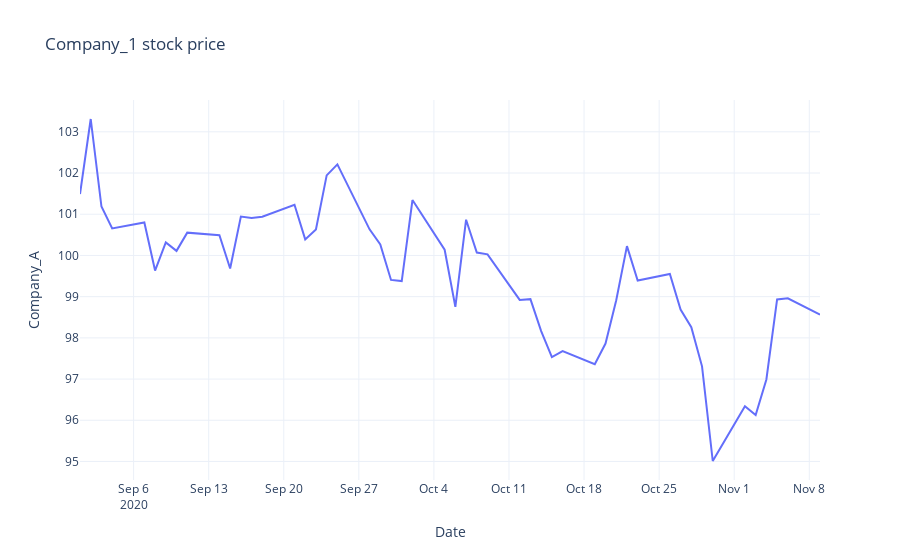

The cell this chart's notebook holds for it:
### Markdown cell above
##### 2. Same question but now using plotly.graph_objects. You may need to use init_notebook_mode from plotly.offline

### Code cell
import plotly.graph_objs as go
fig = go.Figure()

fig.add_trace(go.Scatter(x=df['Date'], y=df['Company_A'], mode='lines', name='Company_A'))

fig.update_layout(
    title='Company_1 stock price',
    xaxis_title='Date',
    yaxis_title='Company_A',
    template='plotly_white'
)

fig.show()
